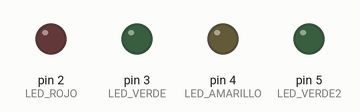
Bench run of a sketch on a simulated Arduino Uno, built with avr-gcc and run on an emulated ATmega328P. Parts: output pins drawn as LEDs (lit = HIGH).

Above: at 0.1 s.
At 5.6 s:
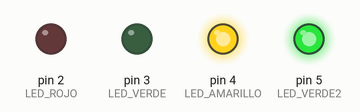
At 9.6 s:
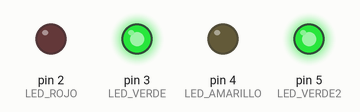
At 19.6 s:
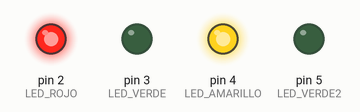
At 29.6 s:
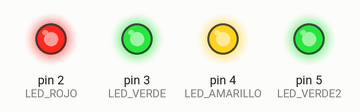
At 38.1 s:
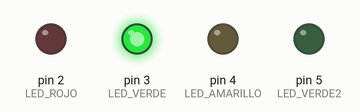
Timing chart, 0 to 40.0 s (numbered marks = the images above):
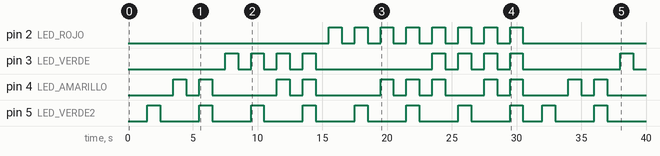

Measured:
- by itself, pin 2 (LED_ROJO): LOW → HIGH at 15.5 s, → LOW 1.0 s later, → HIGH 1.0 s later, → LOW 1.0 s later, … (16 changes in this stretch)
- by itself, pin 3 (LED_VERDE): LOW → HIGH at 7.5 s, → LOW 1.0 s later, → HIGH 1.0 s later, → LOW 1.0 s later, … (18 changes in this stretch)
- by itself, pin 4 (LED_AMARILLO): LOW → HIGH at 3.5 s, → LOW 1.0 s later, → HIGH 1.0 s later, → LOW 1.0 s later, … (22 changes in this stretch)
- by itself, pin 5 (LED_VERDE2): goes 7 × (HIGH 1.0 s, LOW 3.0 s), HIGH 1.0 s, LOW 1.5 s, HIGH 1.0 s, LOW 3.0 s, HIGH 1.0 s, then LOW

The sketch:

Reto_06.ino
```cpp
//Programa 6

//Mostrar los números binarios de el 1-15.
//encendidas=1
//apagadas=0

//definiciones

#define LED_ROJO 2                //constante LED_ROJO=2
#define LED_VERDE 3               //constante LED_VERDE=3
#define LED_AMARILLO 4            //constante LED_AMARILLO=3
#define LED_VERDE2 5              //constante LED_VERDE2=5

void setup()                      // Función de Inicialización
{
  pinMode(LED_ROJO, OUTPUT);      //Configura el pin 2 como salida
  pinMode(LED_VERDE, OUTPUT);     //Configura el pin 3 como salida
  pinMode(LED_AMARILLO, OUTPUT);  //Configura el pin 4 como salida
  pinMode(LED_VERDE2, OUTPUT);    //Configura el pin 4 como salida
}

void loop()                       // Función Bucle
{
//numero 0
  delay (500);
  digitalWrite(LED_ROJO, LOW);
  digitalWrite(LED_VERDE, LOW);
  digitalWrite(LED_AMARILLO, LOW);
  digitalWrite(LED_VERDE2, LOW);

//numero 1
  delay (1000);
  digitalWrite(LED_ROJO, LOW);
  digitalWrite(LED_VERDE, LOW);
  digitalWrite(LED_AMARILLO, LOW);
  digitalWrite(LED_VERDE2, HIGH);
  delay (1000);
  digitalWrite(LED_ROJO, LOW);
  digitalWrite(LED_VERDE, LOW);
  digitalWrite(LED_AMARILLO, LOW);
  digitalWrite(LED_VERDE2, LOW);

//numero 2
  delay (1000);
  digitalWrite(LED_ROJO, LOW);
  digitalWrite(LED_VERDE, LOW);
  digitalWrite(LED_AMARILLO, HIGH);
  digitalWrite(LED_VERDE2, LOW);
  delay (1000);
  digitalWrite(LED_ROJO, LOW);
  digitalWrite(LED_VERDE, LOW);
  digitalWrite(LED_AMARILLO, LOW);
  digitalWrite(LED_VERDE2, LOW);

//numero 3
  delay (1000);
  digitalWrite(LED_ROJO, LOW);
  digitalWrite(LED_VERDE, LOW);
  digitalWrite(LED_AMARILLO, HIGH);
  digitalWrite(LED_VERDE2, HIGH);
  delay (1000);
  digitalWrite(LED_ROJO, LOW);
  digitalWrite(LED_VERDE, LOW);
  digitalWrite(LED_AMARILLO, LOW);
  digitalWrite(LED_VERDE2, LOW);

//numero 4
  delay (1000);
  digitalWrite(LED_ROJO, LOW);
  digitalWrite(LED_VERDE, HIGH);
  digitalWrite(LED_AMARILLO, LOW);
  digitalWrite(LED_VERDE2, LOW);
  delay (1000);
  digitalWrite(LED_ROJO, LOW);
  digitalWrite(LED_VERDE, LOW);
  digitalWrite(LED_AMARILLO, LOW);
  digitalWrite(LED_VERDE2, LOW);

//numero 5
  delay (1000);
  digitalWrite(LED_ROJO, LOW);
  digitalWrite(LED_VERDE, HIGH);
  digitalWrite(LED_AMARILLO, LOW);
  digitalWrite(LED_VERDE2, HIGH);
  delay (1000);
  digitalWrite(LED_ROJO, LOW);
  digitalWrite(LED_VERDE, LOW);
  digitalWrite(LED_AMARILLO, LOW);
  digitalWrite(LED_VERDE2, LOW);

//numero 6
  delay (1000);
  digitalWrite(LED_ROJO, LOW);
  digitalWrite(LED_VERDE, HIGH);
  digitalWrite(LED_AMARILLO, HIGH);
  digitalWrite(LED_VERDE2, LOW);
  delay (1000);
  digitalWrite(LED_ROJO, LOW);
  digitalWrite(LED_VERDE, LOW);
  digitalWrite(LED_AMARILLO, LOW);
  digitalWrite(LED_VERDE2, LOW);

//numero 7
  delay (1000);
  digitalWrite(LED_ROJO, LOW);
  digitalWrite(LED_VERDE, HIGH);
  digitalWrite(LED_AMARILLO, HIGH);
  digitalWrite(LED_VERDE2, HIGH);
  delay (1000);
  digitalWrite(LED_ROJO, LOW);
  digitalWrite(LED_VERDE, LOW);
  digitalWrite(LED_AMARILLO, LOW);
  digitalWrite(LED_VERDE2, LOW);

//numero 8
  delay (1000);
  digitalWrite(LED_ROJO, HIGH);
  digitalWrite(LED_VERDE, LOW);
  digitalWrite(LED_AMARILLO, LOW);
  digitalWrite(LED_VERDE2, LOW);
  delay (1000);
  digitalWrite(LED_ROJO, LOW);
  digitalWrite(LED_VERDE, LOW);
  digitalWrite(LED_AMARILLO, LOW);
  digitalWrite(LED_VERDE2, LOW);

//numero 9
  delay (1000);
  digitalWrite(LED_ROJO, HIGH);
  digitalWrite(LED_VERDE, LOW);
  digitalWrite(LED_AMARILLO, LOW);
  digitalWrite(LED_VERDE2, HIGH);
  delay (1000);
  digitalWrite(LED_ROJO, LOW);
  digitalWrite(LED_VERDE, LOW);
  digitalWrite(LED_AMARILLO, LOW);
  digitalWrite(LED_VERDE2, LOW);

  //numero 10
  delay (1000);
  digitalWrite(LED_ROJO, HIGH);
  digitalWrite(LED_VERDE, LOW);
  digitalWrite(LED_AMARILLO, HIGH);
  digitalWrite(LED_VERDE2, LOW);
  delay (1000);
  digitalWrite(LED_ROJO, LOW);
  digitalWrite(LED_VERDE, LOW);
  digitalWrite(LED_AMARILLO, LOW);
  digitalWrite(LED_VERDE2, LOW);

  //numero 11
  delay (1000);
  digitalWrite(LED_ROJO, HIGH);
  digitalWrite(LED_VERDE, LOW);
  digitalWrite(LED_AMARILLO, HIGH);
  digitalWrite(LED_VERDE2, HIGH);
  delay (1000);
  digitalWrite(LED_ROJO, LOW);
  digitalWrite(LED_VERDE, LOW);
  digitalWrite(LED_AMARILLO, LOW);
  digitalWrite(LED_VERDE2, LOW);

  //numero 12
  delay (1000);
  digitalWrite(LED_ROJO, HIGH);
  digitalWrite(LED_VERDE, HIGH);
  digitalWrite(LED_AMARILLO, HIGH);
  digitalWrite(LED_VERDE2, LOW);
  delay (1000);
  digitalWrite(LED_ROJO, LOW);
  digitalWrite(LED_VERDE, LOW);
  digitalWrite(LED_AMARILLO, LOW);
  digitalWrite(LED_VERDE2, LOW);

  //numero 13
  delay (1000);
  digitalWrite(LED_ROJO, HIGH);
  digitalWrite(LED_VERDE, HIGH);
  digitalWrite(LED_AMARILLO, LOW);
  digitalWrite(LED_VERDE2, HIGH);
  delay (1000);
  digitalWrite(LED_ROJO, LOW);
  digitalWrite(LED_VERDE, LOW);
  digitalWrite(LED_AMARILLO, LOW);
  digitalWrite(LED_VERDE2, LOW);

  //numero 14
  delay (1000);
  digitalWrite(LED_ROJO, HIGH);
  digitalWrite(LED_VERDE, HIGH);
  digitalWrite(LED_AMARILLO, HIGH);
  digitalWrite(LED_VERDE2, LOW);
  delay (1000);
  digitalWrite(LED_ROJO, LOW);
  digitalWrite(LED_VERDE, LOW);
  digitalWrite(LED_AMARILLO, LOW);
  digitalWrite(LED_VERDE2, LOW);

  //numero 15
  delay (1000);
  digitalWrite(LED_ROJO, HIGH);
  digitalWrite(LED_VERDE, HIGH);
  digitalWrite(LED_AMARILLO, HIGH);
  digitalWrite(LED_VERDE2, HIGH);
  delay (1000);
  digitalWrite(LED_ROJO, LOW);
  digitalWrite(LED_VERDE, LOW);
  digitalWrite(LED_AMARILLO, LOW);
  digitalWrite(LED_VERDE2, LOW);

}
```
